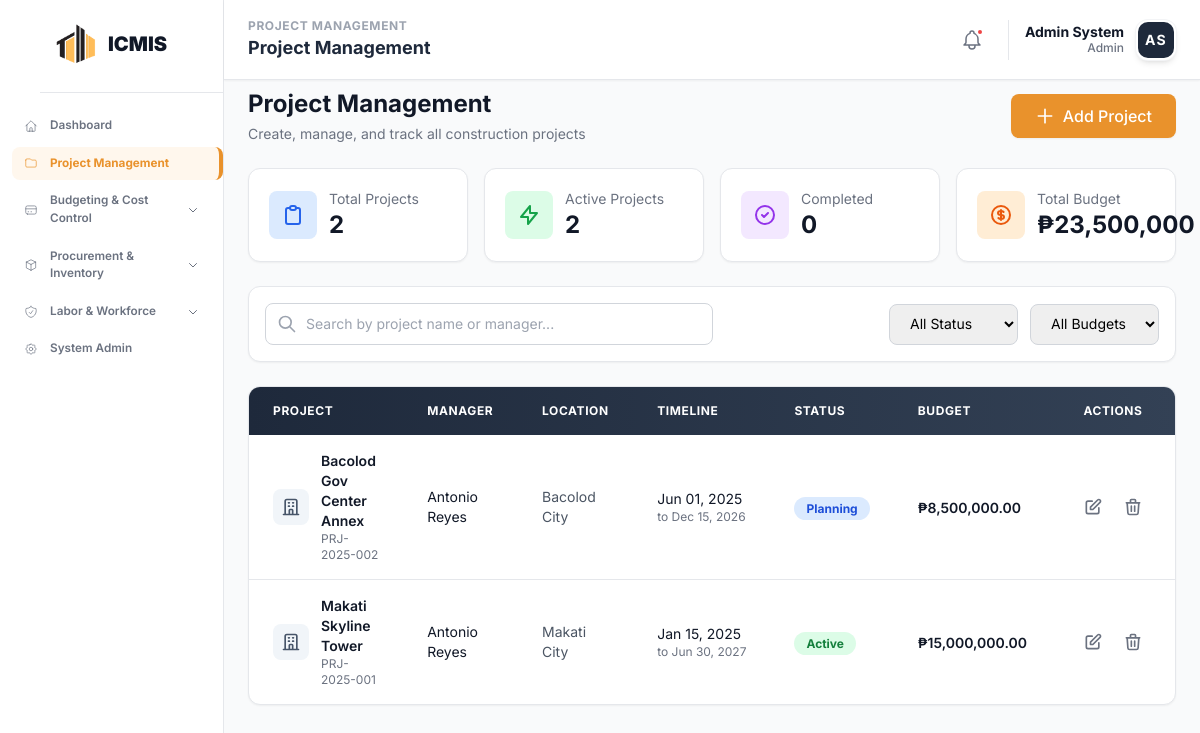
Screenshot of /modules/project/projects.php (signed in) with the database file from the repository.
### tables this page shows
CREATE TABLE `icmis_projects` (
  `project_id` int NOT NULL,
  `project_code` varchar(20) NOT NULL,
  `project_name` varchar(255) NOT NULL,
  `description` text,
  `location` varchar(255) DEFAULT NULL,
  `status` enum('Planning','In Progress','Active','On Hold','Completed','Cancelled') DEFAULT 'Planning',
  `start_date` date DEFAULT NULL,
  `end_date` date DEFAULT NULL,
  `completion_rate` decimal(5,2) DEFAULT '0.00',
  `project_manager_id` int DEFAULT NULL,
  `total_budget` decimal(15,2) DEFAULT '0.00'
);

### modules/project/projects.php (the view, shortened to what this page needs)
<?php
require_once __DIR__ . '/../../config/database.php';
$sql = "SELECT p.*, CONCAT(e.first_name, ' ', e.last_name) AS manager_name
        FROM icmis_projects p
        LEFT JOIN workforce_employees e ON p.project_manager_id = e.employee_id
        ORDER BY p.start_date DESC";
$result = $conn->query($sql);
$projects = [];
$totalProjects = 0;
$activeCount = 0;
$completedCount = 0;
$totalBudget = 0;
if ($result && $result->num_rows > 0) {
    while ($row = $result->fetch_assoc()) {
        $projects[] = $row;
        $totalProjects++;
        $totalBudget += floatval($row['total_budget'] ?? 0);
        $status = strtolower($row['status'] ?? '');
        if ($status === 'planning' || $status === 'in progress' || $status === 'active') $activeCount++;
    }
}
?>
<!DOCTYPE html>
<html lang="en">
<head>
    <?php include __DIR__ . '/../../includes/head_assets.php'; ?>
</head>
<body class="bg-gray-50">
    <?php
        include __DIR__ . '/../../includes/sidebar.php';
    ?>
    <?php
        include __DIR__ . '/../../includes/header.php';
    ?>
    <main class="ml-56 mt-16 p-6">
        <div class="flex items-center justify-between mb-6">
            <div>
                <h1 class="text-2xl text-gray-900 font-bold">Project Management</h1>
                <p class="text-sm text-gray-500 mt-1">Create, manage, and track all construction projects</p>
            </div>
            <button id="addProjectBtn" class="flex items-center gap-2 bg-[#e9922c] text-white px-6 py-2.5 rounded-lg hover:bg-[#d17f1f] transition-colors duration-200 shadow-sm">
                <svg class="w-5 h-5" fill="none" stroke="currentColor" viewBox="0 0 24 24">
                    <path stroke-linecap="round" stroke-linejoin="round" stroke-width="2" d="M12 4v16m8-8H4" />
                </svg>
                <span class="font-medium">Add Project</span>
            </button>
        </div>
        <div class="grid grid-cols-1 md:grid-cols-2 lg:grid-cols-4 gap-4 mb-6">
            <div class="bg-white rounded-xl border border-gray-200 shadow-sm p-5">
                <div class="flex items-center gap-3">
                    <div class="bg-blue-100 rounded-lg p-3">
                        <svg class="w-6 h-6 text-blue-600" fill="none" stroke="currentColor" viewBox="0 0 24 24">
                            <path stroke-linecap="round" stroke-linejoin="round" stroke-width="2" d="M9 5H7a2 2 0 00-2 2v12a2 2 0 002 2h10a2 2 0 002-2V7a2 2 0 00-2-2h-2M9 5a2 2 0 002 2h2a2 2 0 002-2M9 5a2 2 0 012-2h2a2 2 0 012 2" />
                        </svg>
                    </div>
                    <div>
                        <p class="text-sm text-gray-500">Total Projects</p>
                        <h2 class="text-2xl font-bold text-gray-900"><?php echo $totalProjects; ?></h2>
                    </div>
                </div>
            </div>
            <div class="bg-white rounded-xl border border-gray-200 shadow-sm p-5">
                <div class="flex items-center gap-3">
                    <div class="bg-green-100 rounded-lg p-3">
                        <svg class="w-6 h-6 text-green-600" fill="none" stroke="currentColor" viewBox="0 0 24 24">
                            <path stroke-linecap="round" stroke-linejoin="round" stroke-width="2" d="M13 10V3L4 14h7v7l9-11h-7z" />
                        </svg>
                    </div>
                    <div>
                        <p class="text-sm text-gray-500">Active Projects</p>
                        <h2 class="text-2xl font-bold text-gray-900"><?php echo $activeCount; ?></h2>
                    </div>
                </div>
            </div>
            <div class="bg-white rounded-xl border border-gray-200 shadow-sm p-5">
                <div class="flex items-center gap-3">
                    <div class="bg-purple-100 rounded-lg p-3">
                        <svg class="w-6 h-6 text-purple-600" fill="none" stroke="currentColor" viewBox="0 0 24 24">
                            <path stroke-linecap="round" stroke-linejoin="round" stroke-width="2" d="M9 12l2 2 4-4m6 2a9 9 0 11-18 0 9 9 0 0118 0z" />
                        </svg>
                    </div>
                    <div>
                        <p class="text-sm text-gray-500">Completed</p>
                        <h2 class="text-2xl font-bold text-gray-900"><?php echo $completedCount; ?></h2>
                    </div>
                </div>
            </div>
            <div class="bg-white rounded-xl border border-gray-200 shadow-sm p-5">
                <div class="flex items-center gap-3">
                    <div class="bg-orange-100 rounded-lg p-3">
                    </div>
                    <div>
                        <p class="text-sm text-gray-500">Total Budget</p>
                        <h2 class="text-2xl font-bold text-gray-900">₱<?php echo number_format($totalBudget, 0); ?></h2>
                    </div>
                </div>
            </div>
        </div>
        <div class="bg-white rounded-xl border border-gray-200 shadow-sm p-4 mb-6">
            <div class="flex flex-wrap items-center justify-between gap-4">
                <div class="relative flex-1 max-w-md">
                    <svg class="w-5 h-5 text-gray-400 absolute left-3 top-1/2 transform -translate-y-1/2" fill="none" stroke="currentColor" viewBox="0 0 24 24">
                        <path stroke-linecap="round" stroke-linejoin="round" stroke-width="2" d="M21 21l-6-6m2-5a7 7 0 11-14 0 7 7 0 0114 0z" />
                    </svg>
                    <input type="search" id="projectSearch" placeholder="Search by project name or manager..."
                        class="w-full pl-10 pr-4 py-2.5 border border-gray-300 rounded-lg focus:ring-2 focus:ring-[#e9922c] focus:border-[#e9922c] transition-colors text-sm">
                </div>
                <div class="flex items-center gap-3">
                    <select id="projectStatusFilter" class="border border-gray-300 rounded-lg px-4 py-2.5 text-sm focus:ring-2 focus:ring-[#e9922c] focus:border-[#e9922c]">
                        <option value="">All Status</option>
                    </select>
                    <select id="projectBudgetFilter" class="border border-gray-300 rounded-lg px-4 py-2.5 text-sm focus:ring-2 focus:ring-[#e9922c] focus:border-[#e9922c]">
                        <option value="">All Budgets</option>
                    </select>
                </div>
            </div>
        </div>
        <?php if (empty($projects)): ?>
        <div class="bg-white rounded-xl border border-gray-200 shadow-sm p-12">
            <div class="max-w-md mx-auto text-center">
                <div class="flex justify-center mb-6">
                    <div class="bg-orange-50 rounded-full p-6">
                        <svg class="w-16 h-16 text-[#e9922c]" fill="none" stroke="currentColor" viewBox="0 0 24 24">
                            <path stroke-linecap="round" stroke-linejoin="round" stroke-width="1.5" d="M19 21V5a2 2 0 00-2-2H7a2 2 0 00-2 2v16m14 0h2m-2 0h-5m-9 0H3m2 0h5M9 7h1m-1 4h1m4-4h1m-1 4h1m-5 10v-5a1 1 0 011-1h2a1 1 0 011 1v5m-4 0h4" />
                        </svg>
                    </div>
                </div>
                <h2 class="text-xl text-gray-900 font-bold mb-3">No Projects Yet</h2>
                <p class="text-gray-500 mb-8 leading-relaxed">
                    Get started by creating your first project. You can manage construction projects,
                    assign managers, and track budgets all in one place.
                </p>
                <button onclick="document.getElementById('addProjectBtn').click()" class="inline-flex items-center gap-2 bg-[#e9922c] text-white px-6 py-3 rounded-lg hover:bg-[#d17f1f] transition-all duration-200 shadow-md hover:shadow-lg font-medium">
                    <svg class="w-5 h-5" fill="none" stroke="currentColor" viewBox="0 0 24 24">
                        <path stroke-linecap="round" stroke-linejoin="round" stroke-width="2" d="M12 4v16m8-8H4" />
                    </svg>
                    Create Your First Project
                </button>
            </div>
        </div>
        <?php else: ?>
        <div class="bg-white rounded-xl border border-gray-200 shadow-sm overflow-hidden">
            <div class="overflow-x-auto">
                <table class="w-full" id="generalTable">
                    <thead>
                        <tr class="bg-gradient-to-r from-slate-800 to-slate-700">
                            <th class="px-6 py-4 text-left text-xs font-bold text-white uppercase tracking-wider">Project</th>
                            <th class="px-6 py-4 text-left text-xs font-bold text-white uppercase tracking-wider">Manager</th>
                            <th class="px-6 py-4 text-left text-xs font-bold text-white uppercase tracking-wider">Location</th>
                            <th class="px-6 py-4 text-left text-xs font-bold text-white uppercase tracking-wider">Timeline</th>
                            <th class="px-6 py-4 text-left text-xs font-bold text-white uppercase tracking-wider">Status</th>
                            <th class="px-6 py-4 text-left text-xs font-bold text-white uppercase tracking-wider">Budget</th>
                            <th class="px-6 py-4 text-center text-xs font-bold text-white uppercase tracking-wider">Actions</th>
                        </tr>
                    </thead>
                    <tbody class="divide-y divide-gray-200" id="projectsTableBody">
                        <?php foreach ($projects as $project): ?>
                        <tr class="hover:bg-gray-50 transition-colors duration-150 project-row"
                            data-status="<?php echo strtolower($project['status'] ?? ''); ?>"
                            data-budget="<?php echo floatval($project['total_budget'] ?? 0); ?>"
                            data-name="<?php echo strtolower($project['project_name'] ?? ''); ?>"
                            data-manager="<?php echo strtolower($project['manager_name'] ?? ''); ?>">
                            <td class="px-6 py-4">
                                <div class="flex items-center gap-3">
                                    <div class="bg-slate-100 rounded-lg p-2">
                                        <svg class="w-5 h-5 text-slate-600" fill="none" stroke="currentColor" viewBox="0 0 24 24">
                                            <path stroke-linecap="round" stroke-linejoin="round" stroke-width="2" d="M19 21V5a2 2 0 00-2-2H7a2 2 0 00-2 2v16m14 0h2m-2 0h-5m-9 0H3m2 0h5M9 7h1m-1 4h1m4-4h1m-1 4h1m-5 10v-5a1 1 0 011-1h2a1 1 0 011 1v5m-4 0h4" />
                                        </svg>
                                    </div>
                                    <div>
                                        <div class="text-sm font-semibold text-gray-900"><?php echo htmlspecialchars($project['project_name']); ?></div>
                                        <div class="text-xs text-gray-500"><?php echo htmlspecialchars($project['project_code'] ?? ''); ?></div>
                                    </div>
                                </div>
                            </td>
                            <td class="px-6 py-4">
                                <div class="text-sm text-gray-900"><?php echo htmlspecialchars($project['manager_name'] ?? '-'); ?></div>
                            </td>
                            <td class="px-6 py-4">
                                <div class="text-sm text-gray-600"><?php echo htmlspecialchars($project['location'] ?? '-'); ?></div>
                            </td>
                            <td class="px-6 py-4 whitespace-nowrap">
                                <div class="text-sm text-gray-900"><?php echo !empty($project['start_date']) ? date('M d, Y', strtotime($project['start_date'])) : '-'; ?></div>
                                <?php if (!empty($project['end_date'])): ?>
                                <div class="text-xs text-gray-500">to <?php echo date('M d, Y', strtotime($project['end_date'])); ?></div>
                                <?php endif; ?>
                            </td>
                            <td class="px-6 py-4 whitespace-nowrap">
                                <?php
                                    $statusClass = match(strtolower($project['status'] ?? '')) {
                                        'planning' => 'bg-blue-100 text-blue-700',
                                        'in progress', 'active' => 'bg-green-100 text-green-700',
                                        'on hold' => 'bg-yellow-100 text-yellow-700',
                                        'completed' => 'bg-purple-100 text-purple-700',
                                        'cancelled' => 'bg-red-100 text-red-700',
                                        default => 'bg-gray-100 text-gray-700'
                                    };
                                ?>
                                <span class="px-3 py-1 text-xs font-bold rounded-full <?php echo $statusClass; ?>">
                                    <?php echo htmlspecialchars($project['status'] ?? 'Unknown'); ?>
                                </span>
                            </td>
                            <td class="px-6 py-4 whitespace-nowrap">
                                <span class="text-sm font-semibold text-gray-900">₱<?php echo number_format($project['total_budget'] ?? 0, 2); ?></span>
                            </td>
                            <td class="px-6 py-4 whitespace-nowrap text-center">
                                <div class="flex items-center justify-center gap-1">
                                    <button class="edit-btn text-gray-500 p-2 rounded-lg hover:text-green-600 hover:bg-green-50 transition-colors duration-200"
                                            data-id="<?php echo $project['project_id']; ?>" title="Edit">
                                        <svg class="w-5 h-5" fill="none" stroke="currentColor" viewBox="0 0 24 24">
                                            <path stroke-linecap="round" stroke-linejoin="round" stroke-width="2" d="M11 5H6a2 2 0 00-2 2v11a2 2 0 002 2h11a2 2 0 002-2v-5m-1.414-9.414a2 2 0 112.828 2.828L11.828 15H9v-2.828l8.586-8.586z" />
                                        </svg>
                                    </button>
                                    <button class="delete-btn text-gray-500 p-2 rounded-lg hover:text-red-600 hover:bg-red-50 transition-colors duration-200"
                                            data-id="<?php echo $project['project_id']; ?>"
                                            data-name="<?php echo htmlspecialchars($project['project_name'], ENT_QUOTES); ?>" title="Delete">
                                        <svg class="w-5 h-5" fill="none" stroke="currentColor" viewBox="0 0 24 24">
                                            <path stroke-linecap="round" stroke-linejoin="round" stroke-width="2" d="M19 7l-.867 12.142A2 2 0 0116.138 21H7.862a2 2 0 01-1.995-1.858L5 7m5 4v6m4-6v6m1-10V4a1 1 0 00-1-1h-4a1 1 0 00-1 1v3M4 7h16" />
                                        </svg>
                                    </button>
                                </div>
                            </td>
                        </tr>
                        <?php endforeach; ?>
                    </tbody>
                </table>
            </div>
        </div>
        <?php endif; ?>
    </main>
</body>
</html>

### rows the page displays
icmis_projects: project_name "Bacolod Gov Center Annex", project_code "PRJ-2025-002", manager_name "Antonio Reyes", location "Bacolod City", start_date "Jun 01, 2025", end_date "Dec 15, 2026", status "Planning", total_budget "8,500,000.00"
icmis_projects: project_name "Makati Skyline Tower", project_code "PRJ-2025-001", manager_name "Antonio Reyes", location "Makati City", start_date "Jan 15, 2025", end_date "Jun 30, 2027", status "Active", total_budget "15,000,000.00"

### other values shown
$pageSection "PROJECT MANAGEMENT"
$pageTitle "Project Management"
$userName "Admin System"
$userRole "Admin"
$userInitials "AS"
$totalProjects "2"
$activeCount "2"
$completedCount "0"
$totalBudget "23,500,000"
